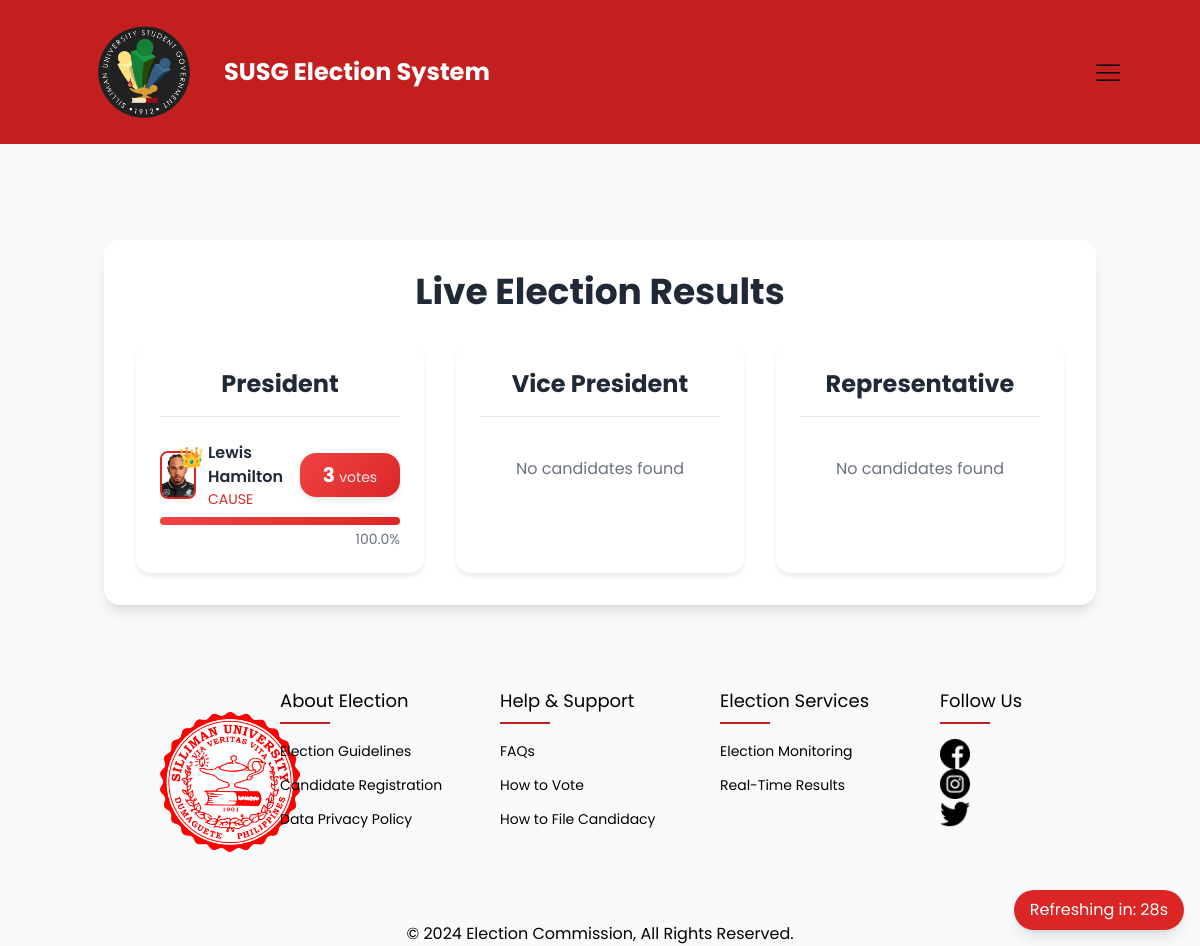
The page /liveresult.php (signed in) on the database its author committed.
### tables this page shows
CREATE TABLE `positions` (
  `position_id` int(3) NOT NULL,
  `position_name` varchar(20) NOT NULL
);

CREATE TABLE `candidates` (
  `candidate_id` int(200) NOT NULL,
  `candidate_name` varchar(50) NOT NULL,
  `college_id` int(20) DEFAULT NULL,
  `position_id` int(3) DEFAULT NULL,
  `qualified` tinyint(1) NOT NULL DEFAULT 0,
  `remarks` varchar(255) DEFAULT NULL,
  `candidate_image` varchar(255) DEFAULT NULL,
  `party_id` int(50) DEFAULT NULL,
  `election_id` int(50) NOT NULL
);

CREATE TABLE `parties` (
  `party_id` int(11) NOT NULL,
  `party_name` varchar(50) NOT NULL
);

### liveresult.php (the view, shortened to what this page needs)
<?php
require_once 'connect.php';
$positionsStmt = $pdo->query("SELECT * FROM positions ORDER BY position_id");
$positions = $positionsStmt->fetchAll(PDO::FETCH_ASSOC);
$candidatesStmt = $pdo->query("
    SELECT
        c.*,
        p.position_name,
        pa.party_name as candidate_party,
        (SELECT COUNT(*) FROM votes v WHERE v.candidate_id = c.candidate_id) as vote_count
    FROM candidates c
    JOIN positions p ON c.position_id = p.position_id
    LEFT JOIN parties pa ON c.party_id = pa.party_id
    WHERE c.candidate_name != 'ABSTAIN'
    ORDER BY p.position_id, vote_count DESC
");
$candidates = $candidatesStmt->fetchAll(PDO::FETCH_ASSOC);
$candidatesByPosition = [];
foreach ($candidates as $candidate) {
    $candidatesByPosition[$candidate['position_id']][] = $candidate;
}
?>
<!DOCTYPE html>
<html lang="en">
<head>
    <link href="https://cdn.jsdelivr.net/npm/tailwindcss@2.2.19/dist/tailwind.min.css" rel="stylesheet">
</head>
<body class="bg-gray-50">
    <div class="container mx-auto px-4 py-8 mt-16">
        <div class="bg-white rounded-2xl shadow-lg p-8">
            <h1 class="text-4xl font-bold text-gray-800 mb-8 text-center">Live Election Results</h1>
            <div class="grid grid-cols-1 md:grid-cols-2 lg:grid-cols-3 gap-8">
                <?php foreach ($positions as $position): ?>
                    <div class="position-card p-6">
                        <h2 class="text-2xl font-bold text-gray-800 mb-6 text-center border-b pb-4">
                            <?= htmlspecialchars($position['position_name']) ?>
                        </h2>
                        <div class="space-y-6">
                            <?php if (isset($candidatesByPosition[$position['position_id']])): ?>
                                <?php
                                $candidates = $candidatesByPosition[$position['position_id']];
                                $totalVotes = array_sum(array_column($candidates, 'vote_count'));
                                foreach ($candidates as $index => $candidate):
                                    $percentage = $totalVotes > 0 ? ($candidate['vote_count'] / $totalVotes) * 100 : 0;
                                ?>
                                    <div class="transform transition-all duration-300">
                                        <div class="flex items-center justify-between mb-2">
                                            <div class="flex items-center space-x-3">
                                                <div class="relative">
                                                    <img src="<?= htmlspecialchars($candidate['candidate_image']) ?>"
                                                         alt="<?= htmlspecialchars($candidate['candidate_name']) ?>"
                                                         class="w-12 h-12 rounded-lg object-cover border-2 border-red-600">
                                                    <?php if ($index === 0 && $candidate['vote_count'] > 0): ?>
                                                        <span class="absolute -top-2 -right-2 text-xl">👑</span>
                                                    <?php endif; ?>
                                                </div>
                                                <div>
                                                    <p class="font-semibold text-gray-800">
                                                        <?= htmlspecialchars($candidate['candidate_name']) ?>
                                                    </p>
                                                    <p class="text-sm text-red-600">
                                                        <?= htmlspecialchars($candidate['candidate_party'] ?? 'Independent') ?>
                                                    </p>
                                                </div>
                                            </div>
                                            <div class="vote-counter">
                                                <span class="text-xl font-bold text-white"><?= $candidate['vote_count'] ?></span>
                                                <span class="text-sm text-white opacity-90">votes</span>
                                            </div>
                                        </div>
                                        <div class="progress-bar">
                                            <div class="progress-fill" style="width: <?= number_format($percentage, 1) ?>%"></div>
                                        </div>
                                        <div class="text-right text-sm text-gray-500 mt-1">
                                            <?= number_format($percentage, 1) ?>%
                                        </div>
                                    </div>
                                <?php endforeach; ?>
                            <?php else: ?>
                                <p class="text-gray-500 text-center py-4">No candidates found</p>
                            <?php endif; ?>
                        </div>
                    </div>
                <?php endforeach; ?>
            </div>
        </div>
    </div>
</body>
</html>

### liveresult.php (style rules this page uses)
* { font-family: 'Poppins', sans-serif; }
.vote-counter { background: linear-gradient(135deg, #ef4444 0%, #dc2626 100%); padding: 0.5rem 1.25rem; border-radius: 1rem; box-shadow: 0 4px 6px -1px rgba(0, 0, 0, 0.1); min-width: 100px; text-align: center; }
.position-card { background: white; border-radius: 1rem; box-shadow: 0 4px 6px -1px rgba(0, 0, 0, 0.1); transition: all 0.3s ease; }
.progress-bar { height: 8px; border-radius: 4px; background: #f3f4f6; overflow: hidden; margin-top: 0.5rem; }
.progress-fill { height: 100%; background: linear-gradient(90deg, #ef4444 0%, #dc2626 100%); transition: width 0.5s ease-out; }

### header.php (style rules this page uses)
body, html { font-family: 'Poppins', sans-serif; }

### footer.php (style rules this page uses)
body, html { margin: 0; padding: 0; font-family: 'Poppins', sans-serif; scroll-behavior: smooth; }

### rows shown on the page
positions: position_name "President"
candidates: candidate_image (picture), candidate_name "Lewis Hamilton", party.party_name "CAUSE", vote_count "3", percentage "100.0"
positions: position_name "Vice President", shows "No candidates found"
positions: position_name "Representative", shows "No candidates found"
